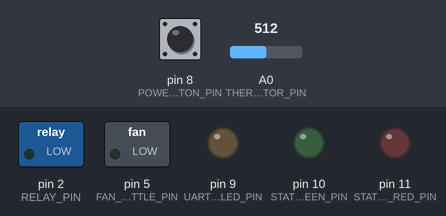
Bench run of a program on a simulated Arduino Nano, built with avr-gcc and run on an emulated ATmega328P. Shown: switched loads named in the program (green lamp = pin HIGH), output pins drawn as LEDs (lit = HIGH). Inputs (shaded band) come from the test bench; at power-on: pin 8 (POWER_BUTTON_PIN) HIGH, A0 (THERMISTOR_PIN) = 512.

Above: at 0.15 s.
1.3 s: pin 8 (POWER_BUTTON_PIN) pulled LOW for 0.15 s
At 2.6 s:
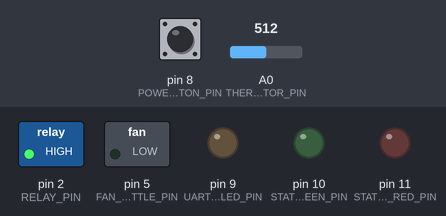
4.3 s: A0 (THERMISTOR_PIN) set to 306
At 7.1 s:
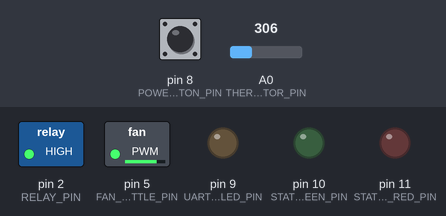
7.3 s: pin 8 (POWER_BUTTON_PIN) pulled LOW for 3.2 s
At 9.44 s:
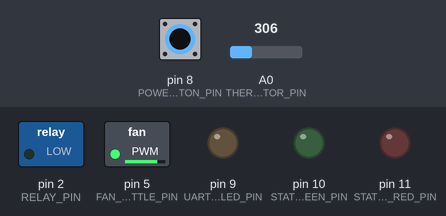
12.0 s: A0 (THERMISTOR_PIN) set to 511
At 16.99 s:
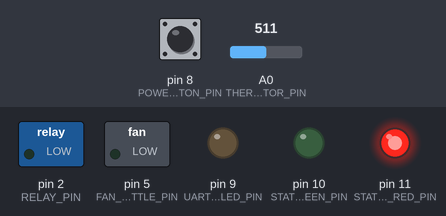
Timing chart, 0 to 19.0 s (numbered marks = the images above; inputs shaded):
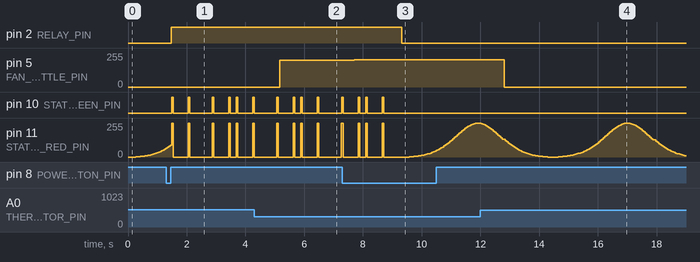

The program:

main.cpp
```cpp
/** RaspberryPi/AndroidTV Arduino Power Control device
 **
 ** This device implements power control features for RaspberryPi4 AndroidTV mediacenter.
 ** Its main feature is to control power supply to RaspberryPi through a relay.
 ** Communicates with RaspberryPi via UART connection, sending commands (i.e.: shutdown).
 ** It also controls case fan throttling reading RaspberryPi CPU temperature using a thermistor.
 **
 ** Author: Salvatore Carotenuto of OpenMakersItaly, aka ultimoistante
 **
 ** Credits:
 **   Temperature reading code taken from: https://learn.adafruit.com/thermistor/using-a-thermistor
 **/

 // -----------------------------------------------------------------------------
 // -----------------------------------------------------------------------------
 //
 // Arduino Nano connections
 //                                       +-----+
 //                                 +-----|=====|-----+
 //                      D13 [PB5]  |o    |=====|    o|  [PB4] D12
 //                            3v3  |o    +-----+    o| ~[PB3] D11 ---> (standby) status LED (red)
 //                           Vref  |o               o| ~[PB2] D10 ---> (power on) status LED (green)
 //       thermistor <--- A0 [PC0]  |o               o| ~[PB1] D9  ---> serial activity LED
 //                       A1 [PC1]  |o               o|  [PB0] D8  ---> power button
 //                       A2 [PC2]  |o               o|  [PD7] D7
 //                       A3 [PC3]  |o    Arduino    o| ~[PD6] D6
 //  debug serial RX <--- A4 [PC4]  |o      Nano     o| ~[PD5] D5  ---> fan speed throttle
 //  debug serial TX <--- A5 [PC5]  |o               o|  [PD4] D4
 //                      A6 [ADC6]  |o               o| ~[PD3] D3
 //                      A7 [ADC7]  |o               o|  [PD2] D2  ---> RaspberryPi power relay control
 //                             5V  |o               o|  GND
 //                      RST [PC6]  |o               o|  [PC6] RST
 //                            GND  |o     . . .     o|  [PD0] RX  ---> to RaspberryPi TXD (pin  8 - GPIO14)
 //                            Vin  |o     . . .     o|  [PD1] TX  ---> to RaspberryPi RXD (pin 10 - GPIO15)
 //                                 +-----------------+
 //
 // -----------------------------------------------------------------------------
 // -----------------------------------------------------------------------------


#include <Arduino.h>
#include <SoftwareSerial.h>
#include <AceButton.h>
using namespace ace_button;
#include <jled.h>


// -----------------------------------------------------------------------------


#define THERMISTOR_PIN                A0
#define STATUS_LED_RED_PIN            11
#define STATUS_LED_GREEN_PIN          10
#define UART_ACT_LED_PIN              9
#define POWER_BUTTON_PIN              8
#define FAN_THROTTLE_PIN              5
#define RELAY_PIN                     2
#define SW_SERIAL_RX_PIN              A4
#define SW_SERIAL_TX_PIN              A5

#define THERMISTOR_SERIES_RESISTOR    10000 // the value of the 'other' resistor in voltage divider
#define THERMISTOR_NOMINAL_R          10000 // nominal thermistor resistance at 25 degrees C
#define THERMISTOR_NOMINAL_TEMP       25    // thermistor nominal resistance temperature (almost always 25 C)
#define THERMISTOR_BETA_COEFFICIENT   3950  // thermistor beta coefficient (usually 3000-4000)
#define TEMPERATURE_READ_SAMPLES      5     // how many samples to take and average, more takes longer, but is more 'smooth'

#define HW_SERIAL_BAUDRATE            115200
#define SW_SERIAL_BAUDRATE            57600

// uncomment this line to dump android serial on debug serial
// #define DUMP_TO_DEBUG_SERIAL

#define READ_TEMPERATURE_INTERVAL           2500
#define FAN_THROTTLE_MIN_TEMP               30.0
#define FAN_THROTTLE_MIN_TEMP_HYSTERESIS    2.0
#define FAN_THROTTLE_MAX_TEMP               50.0
#define FAN_THROTTLE_MIN_PWM                16
#define FAN_THROTTLE_MAX_PWM                255
float currentTemperature = 0;
unsigned long next_read_temperature_time = 0;
unsigned char fan_was_activated = 0;

#define POWER_BUTTON_LONGPRESS_DELAY        2000

#define SHUTDOWN_GRACE_TIME_MSECS           10000

#define STATUS_STANDBY                  0
#define STATUS_BOOTING                  1
#define STATUS_ON                       2
#define STATUS_SHUTDOWN                 3
unsigned char currentStatus = STATUS_STANDBY;

// these are the strings to wait from android boot log, to detect when device is full booted.
// Arduino device goes in "STATUS_ON" when receives one of these strings.
#define ANDROID_BOOT_COMPLETE_LOG_LINE      "sdcardfs: dev_name -> /data/media"
#define ANDROID_BOOT_COMPLETE_LOG_LINE_ALT  "app=com.google.android.apps.mediashell"
// this is the string to wait from android boot log, to detect when device has completed shutdown
#define ANDROID_SHUTDOWN_COMPLETE_LOG_LINE  "reboot: Power down"

// debug (software) serial
SoftwareSerial debugSerial(SW_SERIAL_RX_PIN, SW_SERIAL_TX_PIN); // RX, TX

// status leds
auto standbyStatusLed = JLed(STATUS_LED_RED_PIN);
auto poweronStatusLed = JLed(STATUS_LED_GREEN_PIN);

// power button
AceButton powerButton(POWER_BUTTON_PIN);

#define MAX_SERIAL_BUFFER   511
char serialBuffer[MAX_SERIAL_BUFFER + 1];
unsigned int serialBufferIndex = 0;

volatile unsigned char interruptCounter = 0;

unsigned long shutdown_grace_time = 0;


// ----------------------------------------------------------------------------


// Interrupt handler called once a millisecond
SIGNAL(TIMER0_COMPA_vect)
    {
    interruptCounter++;
    if (interruptCounter == 50) // updates leds every 50msecs
        {
        standbyStatusLed.Update();
        poweronStatusLed.Update();
        interruptCounter = 0;
        }
    }


// ----------------------------------------------------------------------------


float readTemperature()
    {
    float average = 0.0;
    // take N samples in a row, with a slight delay
    for (uint8_t i = 0; i < TEMPERATURE_READ_SAMPLES; i++)
        {
        average += analogRead(THERMISTOR_PIN);
        delay(10);
        }
    average /= TEMPERATURE_READ_SAMPLES;

    // convert the value to resistance
    average = 1023 / average - 1;
    average = THERMISTOR_SERIES_RESISTOR / average;

    float steinhart;
    steinhart = average / THERMISTOR_NOMINAL_R;            // (R/Ro)
    steinhart = log(steinhart);                            // ln(R/Ro)
    steinhart /= THERMISTOR_BETA_COEFFICIENT;              // 1/B * ln(R/Ro)
    steinhart += 1.0 / (THERMISTOR_NOMINAL_TEMP + 273.15); // + (1/To)
    steinhart = 1.0 / steinhart;                           // Invert
    steinhart -= 273.15;                                   // convert absolute temp to C
    //
    return steinhart;
    }


// ----------------------------------------------------------------------------


// computes fan pwm value, based on temperature read. Also handles shutdown hysteresis.
// Temperature to PWM mapping is similar to arduino "map" function:
//    long map(long x, long in_min, long in_max, long out_min, long out_max) {
//        return (x - in_min) * (out_max - out_min) / (in_max - in_min) + out_min;
//    }
//
unsigned char computeFanPwm(float temperature)
    {
    unsigned char pwmValue = 0;
    float minTemp = fan_was_activated ? (FAN_THROTTLE_MIN_TEMP - FAN_THROTTLE_MIN_TEMP_HYSTERESIS) : FAN_THROTTLE_MIN_TEMP;
    float maxTemp = FAN_THROTTLE_MAX_TEMP;
    //
    if (temperature <= minTemp)
        {
        pwmValue = 0;
        fan_was_activated = 0;
        }
    else
        {
        fan_was_activated = 1;
        //
        if (temperature >= maxTemp)
            pwmValue = FAN_THROTTLE_MAX_PWM;
        else
            {
            if (temperature > minTemp && temperature < maxTemp)
                {
                float mappedValue = (temperature - minTemp) * (FAN_THROTTLE_MAX_PWM - FAN_THROTTLE_MIN_PWM) / (maxTemp - minTemp) + FAN_THROTTLE_MIN_PWM;
                pwmValue = int(mappedValue);
                }
            }
        }
    //
    return pwmValue;
    }


// ----------------------------------------------------------------------------


void updateCurrentStatus(unsigned char newStatus)
    {
    currentStatus = newStatus;
    switch (currentStatus)
        {
            case STATUS_STANDBY:
                standbyStatusLed.Breathe(5000).Forever();
                poweronStatusLed.Off();
                digitalWrite(RELAY_PIN, LOW);
                break;
            case STATUS_BOOTING:
                standbyStatusLed.Blink(25, 250).Forever();
                poweronStatusLed.Blink(25, 250).Forever();
                digitalWrite(RELAY_PIN, HIGH);
                break;
            case STATUS_ON:
                standbyStatusLed.Off();
                poweronStatusLed.Breathe(2000).Forever();
                break;
            case STATUS_SHUTDOWN:
                standbyStatusLed.Blink(25, 250).Forever();
                poweronStatusLed.Off();
                // sends shutdown command to android device
                Serial.println("reboot -p");
                break;
        }
    }


// -----------------------------------------------------------------------------


void handleButtonEvent(AceButton* button, uint8_t eventType, uint8_t /*buttonState*/)
    {
    switch (eventType)
        {
        // handles "released" event as a "pressed" event, to distiguish it from a "long pressed" event
            case AceButton::kEventReleased:
                debugSerial.println("[I] button pressed");
                if (currentStatus == STATUS_STANDBY)
                    updateCurrentStatus(STATUS_BOOTING);
                else if (currentStatus == STATUS_ON)
                    updateCurrentStatus(STATUS_SHUTDOWN);
                break;
                //
            // handles "long pressed" event
            case AceButton::kEventLongPressed:
                debugSerial.println("[I] button LONG pressed");
                // emergency shutdown: returns to STATUS_STANDBY (deactivates relay)
                if (currentStatus != STATUS_STANDBY)
                    updateCurrentStatus(STATUS_STANDBY);
                break;
        }
    }


// ----------------------------------------------------------------------------


void setup()
    {
    // for more stable readings, AREF pin is connected to 3.3V, so we set analogReference to EXTERNAL
    analogReference(EXTERNAL);
    //
    // sets USER_BUTTON_PIN as input, with pullup
    pinMode(POWER_BUTTON_PIN, INPUT_PULLUP);
    //
    // sets FAN_THROTTLE_PIN to output
    pinMode(FAN_THROTTLE_PIN, OUTPUT);
    //
    // sets RELAY_PIN mode to output, and low
    pinMode(RELAY_PIN, OUTPUT);
    digitalWrite(RELAY_PIN, LOW);
    //
    pinMode(UART_ACT_LED_PIN, OUTPUT);
    //
    // enables interrupt on "Compare A" function of Timer0 (already used for millis())
    OCR0A = 0xAF;
    TIMSK0 |= _BV(OCIE0A);
    //
    // user button configuration
    ButtonConfig* buttonConfig = ButtonConfig::getSystemButtonConfig();
    buttonConfig->setEventHandler(handleButtonEvent);
    buttonConfig->setFeature(ButtonConfig::kFeatureLongPress);
    buttonConfig->setFeature(ButtonConfig::kFeatureSuppressAfterLongPress);
    buttonConfig->setLongPressDelay(POWER_BUTTON_LONGPRESS_DELAY);
    //
    // starts hardware serial (connected to RaspberryPi serial)
    Serial.begin(HW_SERIAL_BAUDRATE);
    // starts software (debug) serial
    debugSerial.begin(SW_SERIAL_BAUDRATE);
    //
    // initializes device status
    updateCurrentStatus(STATUS_STANDBY);
    //
    debugSerial.println("[I] device ready");
    }


// ----------------------------------------------------------------------------


void loop()
    {
    unsigned long now = millis();
    char c;
    //
    //
    // if we have requested shutdown, checks if passed shutdown grace time
    if (shutdown_grace_time && now >= shutdown_grace_time)
        {
        updateCurrentStatus(STATUS_STANDBY);
        shutdown_grace_time = 0;
        }
    //
    //
    // handles reading from android serial
    while (Serial.available())
        {
        digitalWrite(UART_ACT_LED_PIN, HIGH);
        c = Serial.read();
        if (c != '\r' && c != '\n')
            {
            serialBuffer[serialBufferIndex] = c;
            serialBuffer[serialBufferIndex + 1] = '\0';
            if (serialBufferIndex < MAX_SERIAL_BUFFER)
                serialBufferIndex++;
            }
        else
            {
#ifdef DUMP_TO_DEBUG_SERIAL
            debugSerial.println(serialBuffer);
#endif
            // if android is booting, waits for log line dumped on boot complete
            if (currentStatus == STATUS_BOOTING)
                {
                if (strstr(serialBuffer, ANDROID_BOOT_COMPLETE_LOG_LINE) != NULL || strstr(serialBuffer, ANDROID_BOOT_COMPLETE_LOG_LINE_ALT) != NULL)
                    updateCurrentStatus(STATUS_ON);
                }

            // if android is doing shutdown, waits for log line dumped on shutdown complete
            if (currentStatus == STATUS_SHUTDOWN)
                {
                if (strstr(serialBuffer, ANDROID_SHUTDOWN_COMPLETE_LOG_LINE) != NULL)
                    shutdown_grace_time = now + SHUTDOWN_GRACE_TIME_MSECS;
                }

            serialBufferIndex = 0;
            }
        }
    digitalWrite(UART_ACT_LED_PIN, LOW);
    //
    //
    // reads temperature and handles fan pwm
    if (now >= next_read_temperature_time)
        {
        currentTemperature = readTemperature();
        unsigned char pwmValue = computeFanPwm(currentTemperature);
        analogWrite(FAN_THROTTLE_PIN, pwmValue);
        //
        debugSerial.print("[I] T: ");
        debugSerial.print(currentTemperature);
        debugSerial.print(" *C - pwm: ");
        debugSerial.println(pwmValue);
        //
        next_read_temperature_time = millis() + READ_TEMPERATURE_INTERVAL;
        }
    //
    //
    // updates user button status
    powerButton.check();
    }


// ----------------------------------------------------------------------------
```

Measured:
- after the input at 1.3 s, pin 2 (RELAY_PIN): LOW → HIGH after 0.17 s
- after the input at 4.3 s, pin 5 (FAN_THROTTLE_PIN): 0/255 → 200/255 after 0.86 s
- after the input at 7.3 s, pin 2 (RELAY_PIN): HIGH → LOW after 2.0 s; pin 10 (STATUS_LED_GREEN_PIN): goes on until 8.7 s, then stays LOW
- after the input at 12.0 s, pin 5 (FAN_THROTTLE_PIN): 205/255 → 0/255 after 0.81 s
